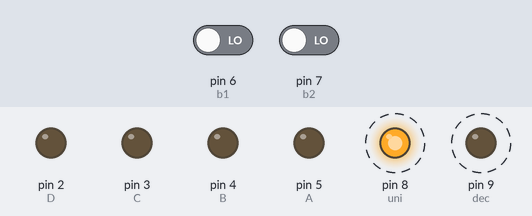
The sketch below on a simulated Arduino Uno, built with avr-gcc and run on an emulated ATmega328P. On the bench: output pins drawn as LEDs (lit = HIGH). Dashed ring = blinking. The inputs (shaded band) are chosen by the test bench; at power-on: pin 6 (b1) LOW, pin 7 (b2) LOW.

Above: at 1.25 s.
1.3 s: pin 6 (b1) driven HIGH
At 3.25 s:
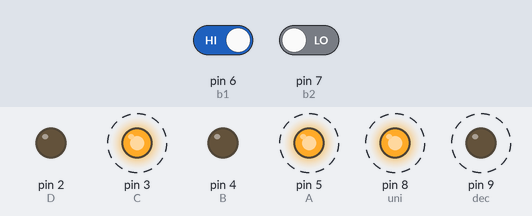
4.3 s: pin 6 (b1) driven LOW
At 4.45 s:
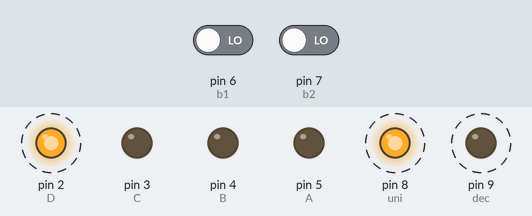
7.3 s: pin 6 (b1) driven HIGH
At 8.85 s:
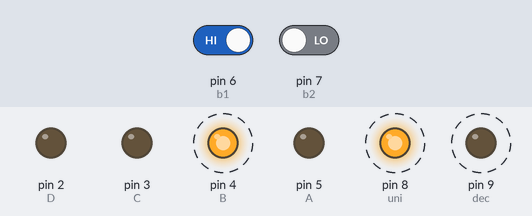
10.3 s: pin 7 (b2) driven HIGH
At 11.1 s:
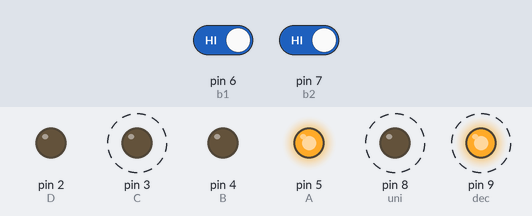
13.3 s: pin 7 (b2) driven LOW
At 15.25 s:
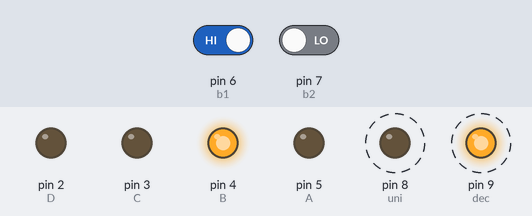
Timing chart, 0 to 26.3 s (numbered marks = the images above; inputs shaded):
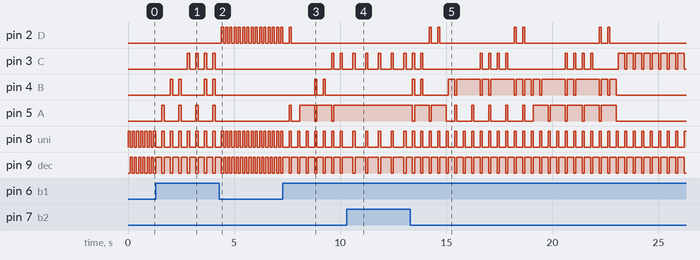

Measured:
- after the input at 1.3 s, pin 3 (C): alternates HIGH for 0.10 s and LOW for 0.30 s, starting after 1.5 s; pin 4 (B): LOW → HIGH after 0.70 s, → LOW 0.10 s later, → HIGH 0.30 s later, → LOW 0.10 s later, … (8 changes in this stretch)
- after the input at 4.3 s, pin 2 (D), pin 8 (uni), pin 9 (dec): alternates HIGH for 0.10 s and LOW for 0.10 s, starting after 0.30 s; pin 3 (C): stays LOW (without the input it goes to HIGH after 2.5 s); pin 4 (B), pin 5 (A): stops changing and stays LOW
- after the input at 7.3 s, pin 3 (C): alternates HIGH for 0.10 s and LOW for 0.30 s, starting after 2.3 s; pin 4 (B): alternates HIGH for 0.10 s and LOW for 0.30 s, 4 changes in all, then stays LOW, starting after 1.5 s
- after the input at 10.3 s, pin 2 (D), pin 4 (B): stops changing and stays LOW; pin 3 (C), pin 8 (uni): alternates HIGH for 0.10 s and LOW for 0.50 s, starting after 0.30 s; pin 5 (A): stops changing and stays HIGH; pin 9 (dec): alternates HIGH for 0.50 s and LOW for 0.10 s, starting after 0.30 s
- after the input at 13.3 s, pin 2 (D): LOW → HIGH after 0.90 s, then repeats every 4.0 s: LOW 0.30 s, HIGH 0.10 s, LOW 3.5 s, HIGH 0.10 s; pin 4 (B): LOW → HIGH after 0.10 s, → LOW 0.10 s later, → HIGH 0.30 s later, → LOW 0.10 s later, … (28 changes in this stretch)
- by itself, pin 8 (uni), pin 9 (dec): alternates HIGH for 0.10 s and LOW for 0.10 s

The sketch:

Herdo_za_Adriana_CONTADOR40.ino
```cpp
/*
 * UNIVERSIDAD TÉCNICA DEL NORTE
 * FACULTAD DE INGENIERÍA EN CIENCIAS APLICADAS
 * CARRERA DE INGENIERÍA ELECTRÓNICA Y REDES DE COMUNICACIÓN
 * NOMBRE: Adriana Herdoiza
 * TEMA: Contador del 1 al 40 con suma y resta
 */
int A=5;  //declaramos las variables a usar con cada valor de pin para cada variable del display
 int B=4;
 int C=3;
 int D=2;
 int b1=6;  //declaramos el botón uno que va a ser quien se encargue de sumar
 int b2=7;  //se declara el botón 2 que va a restar
 int i=0;
 int dec=9;  //asignación de pines para decenas
 int uni=8;  //asignaciónde pin para unidades
 int decenas;
 int unidades;
void setup() {
 pinMode(A,OUTPUT);  //se declaran las salidas del display
 pinMode(B,OUTPUT);
 pinMode(C,OUTPUT);
 pinMode(D,OUTPUT);
 pinMode(b1,INPUT);  //se declaran las entradas de los botones
 pinMode(b2,INPUT);
 pinMode(dec,OUTPUT);  //salida de decenas del display
 pinMode(uni,OUTPUT);  //salida de unidades del display
}

void loop() {
  if(digitalRead(b1)==HIGH){ //se inicia lo que va a hacer el botón 1, que va a ser el encargado de sumar en uno
   delay(200);  //tiempo de espera 200ms
    if(i<40){  //realiza la acción hasta que el valor sea menos 40
     i++; //aumento en uno
     decenas=i/10;  //división entera, no con decimal
     unidades=i-(decenas*10);  //determina el valor de las unidades sin alterar las decenas

    }

  }
  if(digitalRead(b2)==HIGH){  //se inicia el botón 2, que va a ser el encargado de restar uno
    delay(200);  //tiempo de espera de 200 ms
    if(i>0) {  //realiza la acción si el valor de i es mayor que 0
      i--;  //resta uno
      decenas=i/10;
      unidades=i-(decenas*10);
    }
  }
  digitalWrite(uni,HIGH); //UNI ACTIVA DISPLAY DE UNIDADES. Escribe el valor de unidades cuando está encendido
     digitalWrite(dec,LOW);  //el display de decenas está apagado

  contador(unidades); //delay necesita una variable para funcionar. Contador de unidades en funcionamiento
  delay(100); //tiempode espera de 100 ms

  digitalWrite(uni,LOW);  //el display de unidades esta apagado
     digitalWrite(dec,HIGH);  //escribe solamente el valor de las edcenas en el display, ya que las unidades están en apagado

   contador(decenas); //delay necesita una variable para funcionar. Funcionará el contador de las decenas
  delay(100);  //tiempo de espera de 100 ms


}
void  contador (int j){  //almacenar una variable. El nuevo ciclo de contador empieza a funcionar co cada uno de los casos diferentes
  switch(j){
    case 0:

  //0. Todos los valores serán leidos de forma binaria para cada uno de los números del 0 al 9
  digitalWrite(A,LOW);
  digitalWrite(B,LOW);
  digitalWrite(C,LOW);
  digitalWrite(D,LOW);
  break;
  //1 EN BINARIO
  case 1:
  digitalWrite(A,HIGH); //MENOS SIGNIFICATIVO
  digitalWrite(B,LOW);
  digitalWrite(C,LOW);
  digitalWrite(D,LOW);
   break;
  //2
  case 2:
  digitalWrite(A,LOW);
  digitalWrite(B,HIGH);
  digitalWrite(C,LOW);
  digitalWrite(D,LOW);
   break;
  //3
  case 3:
  digitalWrite(A,HIGH);
  digitalWrite(B,HIGH);
  digitalWrite(C,LOW);
  digitalWrite(D,LOW);
   break;
  //4
  case 4:
  digitalWrite(A,LOW);
  digitalWrite(B,LOW);
  digitalWrite(C,HIGH);
  digitalWrite(D,LOW);
   break;
  //5
  case 5:
  digitalWrite(A,HIGH);
  digitalWrite(B,LOW);
  digitalWrite(C,HIGH);
  digitalWrite(D,LOW);
   break;
  //6
  case 6:
  digitalWrite(A,LOW);
  digitalWrite(B,HIGH);
  digitalWrite(C,HIGH);
  digitalWrite(D,LOW);
   break;
  //7
  case 7:
  digitalWrite(A,HIGH);
  digitalWrite(B,HIGH);
  digitalWrite(C,HIGH);
  digitalWrite(D,LOW);
   break;
  //8
  case 8:
  digitalWrite(A,LOW);
  digitalWrite(B,LOW);
  digitalWrite(C,LOW);
  digitalWrite(D,HIGH);
   break;
  //9
  case 9:
  digitalWrite(A,HIGH);
  digitalWrite(B,LOW);
  digitalWrite(C,LOW);
  digitalWrite(D,HIGH);
   break;
}
}
```
